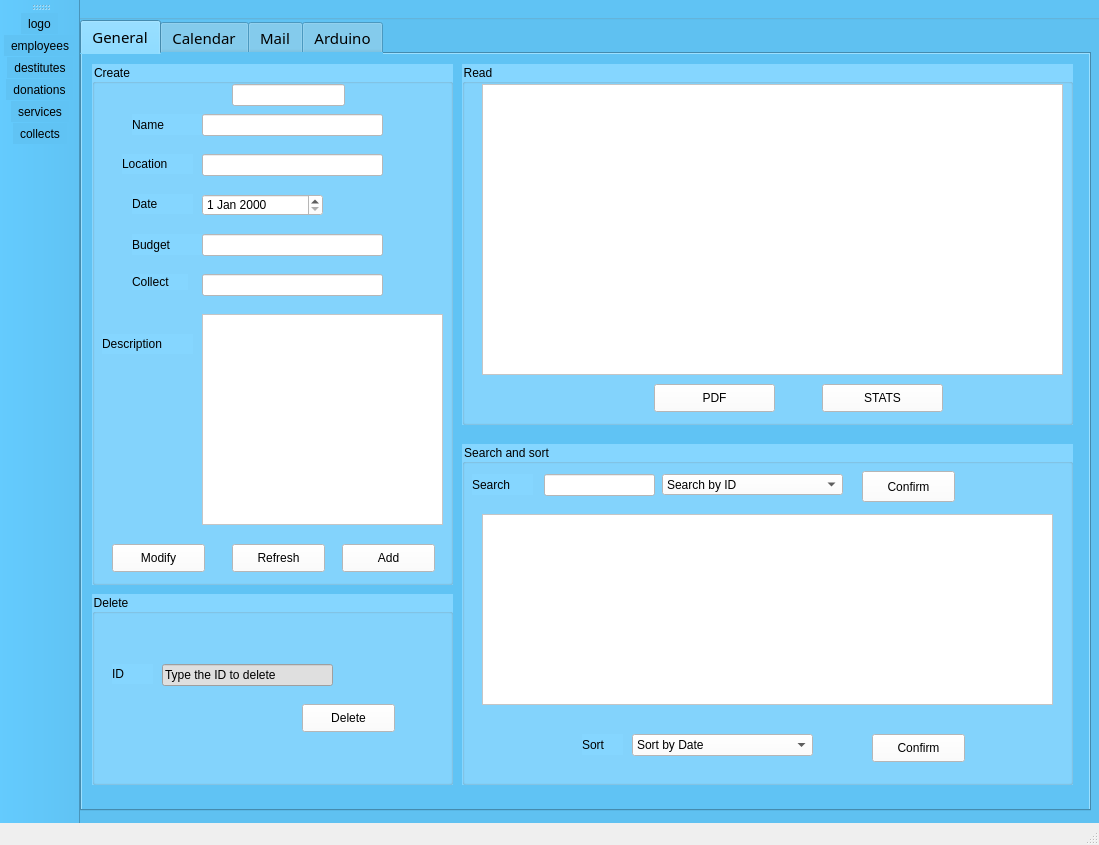
<?xml version="1.0" encoding="UTF-8"?>
<ui version="4.0">
 <class>MainWindow</class>
 <widget class="QMainWindow" name="MainWindow">
  <property name="geometry">
   <rect>
    <x>0</x>
    <y>0</y>
    <width>1099</width>
    <height>845</height>
   </rect>
  </property>
  <property name="windowTitle">
   <string>MainWindow</string>
  </property>
  <property name="styleSheet">
   <string notr="true"/>
  </property>
  <widget class="QWidget" name="centralwidget">
   <widget class="QGroupBox" name="groupBox">
    <property name="geometry">
     <rect>
      <x>-150</x>
      <y>0</y>
      <width>1181</width>
      <height>871</height>
     </rect>
    </property>
    <property name="autoFillBackground">
     <bool>false</bool>
    </property>
    <property name="styleSheet">
     <string notr="true">color: rgb(0, 0, 0);
background-color: rgb(96, 195, 244);</string>
    </property>
    <property name="title">
     <string>The APP</string>
    </property>
    <widget class="QTabWidget" name="tabWidget">
     <property name="geometry">
      <rect>
       <x>150</x>
       <y>20</y>
       <width>1011</width>
       <height>791</height>
      </rect>
     </property>
     <property name="sizePolicy">
      <sizepolicy hsizetype="Expanding" vsizetype="Ignored">
       <horstretch>0</horstretch>
       <verstretch>0</verstretch>
      </sizepolicy>
     </property>
     <property name="font">
      <font>
       <family>Poppins</family>
       <pointsize>11</pointsize>
       <weight>50</weight>
       <bold>false</bold>
      </font>
     </property>
     <property name="currentIndex">
      <number>0</number>
     </property>
     <widget class="QWidget" name="general">
      <attribute name="title">
       <string>General</string>
      </attribute>
      <widget class="QGroupBox" name="groupBox_2">
       <property name="geometry">
        <rect>
         <x>10</x>
         <y>10</y>
         <width>361</width>
         <height>521</height>
        </rect>
       </property>
       <property name="styleSheet">
        <string notr="true">background-color: rgb(133, 214, 255);
font: 9pt &quot;Poppins&quot;;
</string>
       </property>
       <property name="title">
        <string>Create</string>
       </property>
       <widget class="QLabel" name="label">
        <property name="geometry">
         <rect>
          <x>40</x>
          <y>50</y>
          <width>81</width>
          <height>21</height>
         </rect>
        </property>
        <property name="text">
         <string>Name</string>
        </property>
       </widget>
       <widget class="QLabel" name="label_2">
        <property name="geometry">
         <rect>
          <x>10</x>
          <y>270</y>
          <width>91</width>
          <height>20</height>
         </rect>
        </property>
        <property name="text">
         <string>Description</string>
        </property>
       </widget>
       <widget class="QLabel" name="label_3">
        <property name="geometry">
         <rect>
          <x>40</x>
          <y>130</y>
          <width>61</width>
          <height>20</height>
         </rect>
        </property>
        <property name="text">
         <string>Date</string>
        </property>
       </widget>
       <widget class="QLabel" name="label_4">
        <property name="geometry">
         <rect>
          <x>30</x>
          <y>90</y>
          <width>71</width>
          <height>20</height>
         </rect>
        </property>
        <property name="text">
         <string>Location</string>
        </property>
       </widget>
       <widget class="QLabel" name="label_5">
        <property name="geometry">
         <rect>
          <x>40</x>
          <y>170</y>
          <width>71</width>
          <height>21</height>
         </rect>
        </property>
        <property name="text">
         <string>Budget</string>
        </property>
       </widget>
       <widget class="QLineEdit" name="le_name">
        <property name="geometry">
         <rect>
          <x>110</x>
          <y>50</y>
          <width>181</width>
          <height>22</height>
         </rect>
        </property>
        <property name="styleSheet">
         <string notr="true">background-color: rgb(255, 255, 255);</string>
        </property>
       </widget>
       <widget class="QDateEdit" name="le_date">
        <property name="geometry">
         <rect>
          <x>110</x>
          <y>130</y>
          <width>121</width>
          <height>22</height>
         </rect>
        </property>
        <property name="styleSheet">
         <string notr="true">background-color: rgb(255, 255, 255);</string>
        </property>
       </widget>
       <widget class="QLineEdit" name="le_location">
        <property name="geometry">
         <rect>
          <x>110</x>
          <y>90</y>
          <width>181</width>
          <height>22</height>
         </rect>
        </property>
        <property name="styleSheet">
         <string notr="true">background-color: rgb(255, 255, 255);</string>
        </property>
       </widget>
       <widget class="QLineEdit" name="le_budget">
        <property name="geometry">
         <rect>
          <x>110</x>
          <y>170</y>
          <width>181</width>
          <height>22</height>
         </rect>
        </property>
        <property name="styleSheet">
         <string notr="true">background-color: rgb(255, 255, 255);</string>
        </property>
       </widget>
       <widget class="QPushButton" name="pushButton_ajouter">
        <property name="geometry">
         <rect>
          <x>250</x>
          <y>480</y>
          <width>93</width>
          <height>28</height>
         </rect>
        </property>
        <property name="styleSheet">
         <string notr="true">background-color: rgb(255, 255, 255);</string>
        </property>
        <property name="text">
         <string>Add</string>
        </property>
       </widget>
       <widget class="QLabel" name="label_9">
        <property name="geometry">
         <rect>
          <x>40</x>
          <y>210</y>
          <width>56</width>
          <height>16</height>
         </rect>
        </property>
        <property name="text">
         <string>Collect</string>
        </property>
       </widget>
       <widget class="QLineEdit" name="le_collect">
        <property name="geometry">
         <rect>
          <x>110</x>
          <y>210</y>
          <width>181</width>
          <height>22</height>
         </rect>
        </property>
        <property name="styleSheet">
         <string notr="true">background-color: rgb(255, 255, 255);</string>
        </property>
       </widget>
       <widget class="QPushButton" name="pb_modifier">
        <property name="geometry">
         <rect>
          <x>20</x>
          <y>480</y>
          <width>93</width>
          <height>28</height>
         </rect>
        </property>
        <property name="styleSheet">
         <string notr="true">background-color: rgb(255, 255, 255);</string>
        </property>
        <property name="text">
         <string>Modify</string>
        </property>
       </widget>
       <widget class="QLineEdit" name="le_ID">
        <property name="geometry">
         <rect>
          <x>140</x>
          <y>20</y>
          <width>113</width>
          <height>22</height>
         </rect>
        </property>
        <property name="styleSheet">
         <string notr="true">background-color: rgb(255, 255, 255);</string>
        </property>
       </widget>
       <widget class="QPushButton" name="refresh">
        <property name="geometry">
         <rect>
          <x>140</x>
          <y>480</y>
          <width>93</width>
          <height>28</height>
         </rect>
        </property>
        <property name="styleSheet">
         <string notr="true">background-color: rgb(255, 255, 255);</string>
        </property>
        <property name="text">
         <string>Refresh</string>
        </property>
       </widget>
       <widget class="QTextEdit" name="le_des">
        <property name="geometry">
         <rect>
          <x>110</x>
          <y>250</y>
          <width>241</width>
          <height>211</height>
         </rect>
        </property>
        <property name="styleSheet">
         <string notr="true">background-color: rgb(255, 255, 255);</string>
        </property>
       </widget>
      </widget>
      <widget class="QGroupBox" name="groupBox_6">
       <property name="geometry">
        <rect>
         <x>380</x>
         <y>10</y>
         <width>611</width>
         <height>361</height>
        </rect>
       </property>
       <property name="styleSheet">
        <string notr="true">background-color: rgb(133, 214, 255);
font: 9pt &quot;Poppins&quot;;</string>
       </property>
       <property name="title">
        <string>Read</string>
       </property>
       <widget class="QTableView" name="tab_read">
        <property name="geometry">
         <rect>
          <x>20</x>
          <y>20</y>
          <width>581</width>
          <height>291</height>
         </rect>
        </property>
        <property name="styleSheet">
         <string notr="true">background-color: rgb(255, 255, 255);</string>
        </property>
       </widget>
       <widget class="QPushButton" name="pdf">
        <property name="geometry">
         <rect>
          <x>192</x>
          <y>320</y>
          <width>121</width>
          <height>28</height>
         </rect>
        </property>
        <property name="styleSheet">
         <string notr="true">background-color: rgb(255, 255, 255);</string>
        </property>
        <property name="text">
         <string>PDF</string>
        </property>
       </widget>
       <widget class="QPushButton" name="stats">
        <property name="geometry">
         <rect>
          <x>360</x>
          <y>320</y>
          <width>121</width>
          <height>28</height>
         </rect>
        </property>
        <property name="styleSheet">
         <string notr="true">background-color: rgb(255, 255, 255);</string>
        </property>
        <property name="text">
         <string>STATS</string>
        </property>
       </widget>
      </widget>
      <widget class="QGroupBox" name="groupBox_7">
       <property name="geometry">
        <rect>
         <x>10</x>
         <y>540</y>
         <width>361</width>
         <height>191</height>
        </rect>
       </property>
       <property name="styleSheet">
        <string notr="true">background-color: rgb(133, 214, 255);
font: 9pt &quot;Poppins&quot;;</string>
       </property>
       <property name="title">
        <string>Delete</string>
       </property>
       <widget class="QPushButton" name="pushButton_supprimer">
        <property name="geometry">
         <rect>
          <x>210</x>
          <y>110</y>
          <width>93</width>
          <height>28</height>
         </rect>
        </property>
        <property name="styleSheet">
         <string notr="true">background-color: rgb(255, 255, 255);</string>
        </property>
        <property name="text">
         <string>Delete</string>
        </property>
       </widget>
       <widget class="QLineEdit" name="le_IDS">
        <property name="geometry">
         <rect>
          <x>70</x>
          <y>70</y>
          <width>171</width>
          <height>22</height>
         </rect>
        </property>
        <property name="styleSheet">
         <string notr="true">background-color: rgb(223, 223, 223);</string>
        </property>
        <property name="text">
         <string>Type the ID to delete</string>
        </property>
       </widget>
       <widget class="QLabel" name="label_10">
        <property name="geometry">
         <rect>
          <x>20</x>
          <y>70</y>
          <width>41</width>
          <height>20</height>
         </rect>
        </property>
        <property name="text">
         <string>ID</string>
        </property>
       </widget>
      </widget>
      <widget class="QGroupBox" name="groupBox_8">
       <property name="geometry">
        <rect>
         <x>380</x>
         <y>390</y>
         <width>611</width>
         <height>341</height>
        </rect>
       </property>
       <property name="styleSheet">
        <string notr="true">background-color: rgb(133, 214, 255);
font: 9pt &quot;Poppins&quot;;</string>
       </property>
       <property name="title">
        <string>Search and sort</string>
       </property>
       <widget class="QComboBox" name="comboBox_3">
        <property name="geometry">
         <rect>
          <x>200</x>
          <y>30</y>
          <width>181</width>
          <height>21</height>
         </rect>
        </property>
        <property name="styleSheet">
         <string notr="true">background-color: rgb(255, 255, 255);</string>
        </property>
        <property name="currentText">
         <string>Search by ID</string>
        </property>
        <item>
         <property name="text">
          <string>Search by ID</string>
         </property>
        </item>
        <item>
         <property name="text">
          <string>Search by Date</string>
         </property>
        </item>
        <item>
         <property name="text">
          <string>Search by Name</string>
         </property>
        </item>
       </widget>
       <widget class="QComboBox" name="comboBox">
        <property name="geometry">
         <rect>
          <x>170</x>
          <y>290</y>
          <width>181</width>
          <height>22</height>
         </rect>
        </property>
        <property name="styleSheet">
         <string notr="true">background-color: rgb(255, 255, 255);</string>
        </property>
        <item>
         <property name="text">
          <string>Sort by Date</string>
         </property>
        </item>
        <item>
         <property name="text">
          <string>Sort by Cost</string>
         </property>
        </item>
        <item>
         <property name="text">
          <string>Sort by Collects(earnings)</string>
         </property>
        </item>
       </widget>
       <widget class="QTableView" name="tab_recherche">
        <property name="geometry">
         <rect>
          <x>20</x>
          <y>70</y>
          <width>571</width>
          <height>191</height>
         </rect>
        </property>
        <property name="styleSheet">
         <string notr="true">background-color: rgb(255, 255, 255);</string>
        </property>
       </widget>
       <widget class="QLineEdit" name="le_search">
        <property name="geometry">
         <rect>
          <x>82</x>
          <y>30</y>
          <width>111</width>
          <height>22</height>
         </rect>
        </property>
        <property name="styleSheet">
         <string notr="true">background-color: rgb(255, 255, 255);</string>
        </property>
       </widget>
       <widget class="QPushButton" name="confirm_search">
        <property name="geometry">
         <rect>
          <x>400</x>
          <y>27</y>
          <width>93</width>
          <height>31</height>
         </rect>
        </property>
        <property name="styleSheet">
         <string notr="true">background-color: rgb(255, 255, 255);</string>
        </property>
        <property name="text">
         <string>Confirm</string>
        </property>
       </widget>
       <widget class="QPushButton" name="confirm_sort">
        <property name="geometry">
         <rect>
          <x>410</x>
          <y>290</y>
          <width>93</width>
          <height>28</height>
         </rect>
        </property>
        <property name="styleSheet">
         <string notr="true">background-color: rgb(255, 255, 255);</string>
        </property>
        <property name="text">
         <string>Confirm</string>
        </property>
       </widget>
       <widget class="QLabel" name="label_11">
        <property name="geometry">
         <rect>
          <x>10</x>
          <y>30</y>
          <width>61</width>
          <height>21</height>
         </rect>
        </property>
        <property name="text">
         <string>Search</string>
        </property>
       </widget>
       <widget class="QLabel" name="label_13">
        <property name="geometry">
         <rect>
          <x>120</x>
          <y>290</y>
          <width>41</width>
          <height>21</height>
         </rect>
        </property>
        <property name="text">
         <string>Sort</string>
        </property>
       </widget>
      </widget>
     </widget>
     <widget class="QWidget" name="calendar">
      <attribute name="title">
       <string>Calendar</string>
      </attribute>
      <widget class="QLabel" name="label_7">
       <property name="geometry">
        <rect>
         <x>450</x>
         <y>20</y>
         <width>131</width>
         <height>31</height>
        </rect>
       </property>
       <property name="font">
        <font>
         <family>Poppins</family>
        </font>
       </property>
       <property name="text">
        <string>&lt;html&gt;&lt;head/&gt;&lt;body&gt;&lt;p&gt;&lt;span style=&quot; font-size:14pt;&quot;&gt;Calendar&lt;/span&gt;&lt;/p&gt;&lt;/body&gt;&lt;/html&gt;</string>
       </property>
      </widget>
      <widget class="QCalendarWidget" name="calendarWidget">
       <property name="geometry">
        <rect>
         <x>20</x>
         <y>60</y>
         <width>961</width>
         <height>541</height>
        </rect>
       </property>
       <property name="styleSheet">
        <string notr="true">QCalendarWidget {
    font-size: 14px;
	font: 10pt &quot;Poppins&quot;;
    background-color: #FFFFFF;
    border: none;
    color: #000000;
}

QCalendarWidget QToolButton {
    font-size: 14px;
    color: #000000;
}

QCalendarWidget QTableView {
    selection-background-color: #3B82F6;
    selection-color: #FFFFFF;
}

QCalendarWidget QTableView::item {
    border: none;
}

QCalendarWidget QWidget#qt_calendar_navigationbar {
    color: #000000;
}

QCalendarWidget QMenu {
    background-color: #FFFFFF;
    border: none;
}

QCalendarWidget QMenu::item {
    padding: 2px 8px;
}

QCalendarWidget QMenu::item:selected {
    background-color: #3B82F6;
    color: #FFFFFF;
}
</string>
       </property>
      </widget>
      <widget class="QLineEdit" name="eventLineEdit">
       <property name="geometry">
        <rect>
         <x>20</x>
         <y>640</y>
         <width>961</width>
         <height>41</height>
        </rect>
       </property>
       <property name="styleSheet">
        <string notr="true">background-color: rgb(255, 255, 255);</string>
       </property>
      </widget>
     </widget>
     <widget class="QWidget" name="tab">
      <attribute name="title">
       <string>Mail</string>
      </attribute>
      <widget class="QGroupBox" name="mailbox">
       <property name="geometry">
        <rect>
         <x>60</x>
         <y>120</y>
         <width>911</width>
         <height>501</height>
        </rect>
       </property>
       <property name="styleSheet">
        <string notr="true">font: 12pt &quot;Poppins&quot;;</string>
       </property>
       <layout class="QFormLayout" name="formLayout">
        <property name="fieldGrowthPolicy">
         <enum>QFormLayout::ExpandingFieldsGrow</enum>
        </property>
        <property name="rowWrapPolicy">
         <enum>QFormLayout::WrapLongRows</enum>
        </property>
        <property name="verticalSpacing">
         <number>9</number>
        </property>
        <item row="8" column="0">
         <widget class="QLabel" name="label_18">
          <property name="styleSheet">
           <string notr="true">font: 12pt &quot;Poppins&quot;;</string>
          </property>
          <property name="text">
           <string>Message:</string>
          </property>
         </widget>
        </item>
        <item row="8" column="1">
         <widget class="QPlainTextEdit" name="msg">
          <property name="styleSheet">
           <string notr="true">background-color: rgb(255, 255, 255);</string>
          </property>
         </widget>
        </item>
        <item row="3" column="0">
         <widget class="QLabel" name="label_15">
          <property name="text">
           <string>Password:</string>
          </property>
         </widget>
        </item>
        <item row="3" column="1">
         <widget class="QLineEdit" name="paswd">
          <property name="styleSheet">
           <string notr="true">background-color: rgb(255, 255, 255);</string>
          </property>
          <property name="inputMask">
           <string/>
          </property>
          <property name="echoMode">
           <enum>QLineEdit::Password</enum>
          </property>
         </widget>
        </item>
        <item row="4" column="0">
         <widget class="QLabel" name="label_16">
          <property name="text">
           <string>Recipant to:</string>
          </property>
         </widget>
        </item>
        <item row="4" column="1">
         <widget class="QLineEdit" name="rcpt">
          <property name="styleSheet">
           <string notr="true">background-color: rgb(255, 255, 255);</string>
          </property>
         </widget>
        </item>
        <item row="2" column="0">
         <widget class="QLabel" name="label_14">
          <property name="text">
           <string>Username:</string>
          </property>
         </widget>
        </item>
        <item row="2" column="1">
         <widget class="QLineEdit" name="uname">
          <property name="styleSheet">
           <string notr="true">background-color: rgb(255, 255, 255);</string>
          </property>
         </widget>
        </item>
        <item row="6" column="1">
         <widget class="QLineEdit" name="subject">
          <property name="styleSheet">
           <string notr="true">background-color: rgb(255, 255, 255);</string>
          </property>
         </widget>
        </item>
        <item row="6" column="0">
         <widget class="QLabel" name="label_17">
          <property name="text">
           <string>Subject:</string>
          </property>
         </widget>
        </item>
       </layout>
      </widget>
      <widget class="QWidget" name="widget_2" native="true">
       <property name="geometry">
        <rect>
         <x>320</x>
         <y>620</y>
         <width>371</width>
         <height>61</height>
        </rect>
       </property>
       <property name="styleSheet">
        <string notr="true">font: 10pt &quot;Poppins&quot;;</string>
       </property>
       <layout class="QHBoxLayout" name="horizontalLayout">
        <item>
         <widget class="QPushButton" name="sendBtn">
          <property name="text">
           <string>Send</string>
          </property>
         </widget>
        </item>
       </layout>
      </widget>
      <widget class="QLabel" name="label_6">
       <property name="geometry">
        <rect>
         <x>350</x>
         <y>35</y>
         <width>321</width>
         <height>31</height>
        </rect>
       </property>
       <property name="font">
        <font>
         <family>Poppins</family>
         <pointsize>16</pointsize>
        </font>
       </property>
       <property name="text">
        <string>Write an Email here</string>
       </property>
      </widget>
     </widget>
     <widget class="QWidget" name="tab_2">
      <attribute name="title">
       <string>Arduino</string>
      </attribute>
      <widget class="QPushButton" name="arduino1">
       <property name="geometry">
        <rect>
         <x>360</x>
         <y>250</y>
         <width>221</width>
         <height>41</height>
        </rect>
       </property>
       <property name="text">
        <string>Submit</string>
       </property>
      </widget>
      <widget class="QLabel" name="label_8">
       <property name="geometry">
        <rect>
         <x>350</x>
         <y>120</y>
         <width>291</width>
         <height>91</height>
        </rect>
       </property>
       <property name="font">
        <font>
         <family>Poppins</family>
         <pointsize>16</pointsize>
        </font>
       </property>
       <property name="text">
        <string>STOCK VERFICATOR</string>
       </property>
      </widget>
     </widget>
    </widget>
   </widget>
  </widget>
  <widget class="QStatusBar" name="statusbar"/>
  <widget class="QToolBar" name="toolBar">
   <property name="windowTitle">
    <string>toolBar</string>
   </property>
   <property name="styleSheet">
    <string notr="true">background-color: rgb(96, 195, 244);</string>
   </property>
   <property name="iconSize">
    <size>
     <width>100</width>
     <height>100</height>
    </size>
   </property>
   <attribute name="toolBarArea">
    <enum>LeftToolBarArea</enum>
   </attribute>
   <attribute name="toolBarBreak">
    <bool>false</bool>
   </attribute>
   <addaction name="actionlogo"/>
   <addaction name="actionemployees"/>
   <addaction name="actiondestitutes"/>
   <addaction name="actiondonations"/>
   <addaction name="actionservices"/>
   <addaction name="actioncollects"/>
  </widget>
  <action name="actionlogo">
   <property name="icon">
    <iconset resource="res.qrc">
     <normaloff>:/images/logo application.png</normaloff>:/images/logo application.png</iconset>
   </property>
   <property name="text">
    <string>logo</string>
   </property>
   <property name="toolTip">
    <string>logo</string>
   </property>
  </action>
  <action name="actionemployees">
   <property name="icon">
    <iconset resource="res.qrc">
     <normaloff>:/images/xxxxxxxxx-01.png</normaloff>:/images/xxxxxxxxx-01.png</iconset>
   </property>
   <property name="text">
    <string>employees</string>
   </property>
  </action>
  <action name="actionservices">
   <property name="icon">
    <iconset resource="res.qrc">
     <normaloff>:/images/xxxxxxccccccccccccc-01.png</normaloff>:/images/xxxxxxccccccccccccc-01.png</iconset>
   </property>
   <property name="text">
    <string>services</string>
   </property>
  </action>
  <action name="actiondonations">
   <property name="icon">
    <iconset resource="res.qrc">
     <normaloff>:/images/sdf1-01.png</normaloff>:/images/sdf1-01.png</iconset>
   </property>
   <property name="text">
    <string>donations</string>
   </property>
  </action>
  <action name="actioncollects">
   <property name="icon">
    <iconset resource="res.qrc">
     <normaloff>:/images/qsdfg-01.png</normaloff>:/images/qsdfg-01.png</iconset>
   </property>
   <property name="text">
    <string>collects</string>
   </property>
  </action>
  <action name="actiondestitutes">
   <property name="icon">
    <iconset resource="res.qrc">
     <normaloff>:/images/Untitled-1-01.png</normaloff>:/images/Untitled-1-01.png</iconset>
   </property>
   <property name="text">
    <string>destitutes</string>
   </property>
  </action>
 </widget>
 <resources>
  <include location="res.qrc"/>
 </resources>
 <connections/>
</ui>
